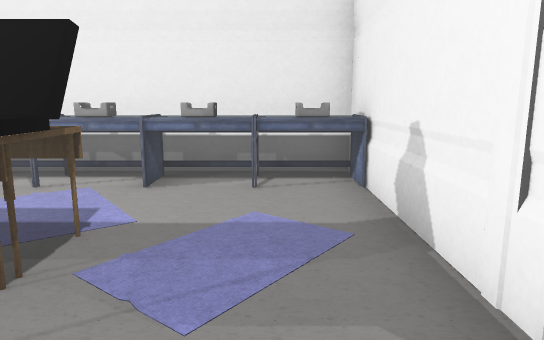
View 1 (above)

14 first-person views from a walk through a 3-D level made in the Unity game engine. The camera is 1.2 m above the floor, tilts 10° down and sees 70° across. The floor is counted in squares, 1 m on a side. Each view is taken from the middle of a square. On the plan, view 1 faces up. The plan holds only what a view shows up to about 15 squares ahead; the rest is blank. Some surface patterns are stand-ins.

View 2
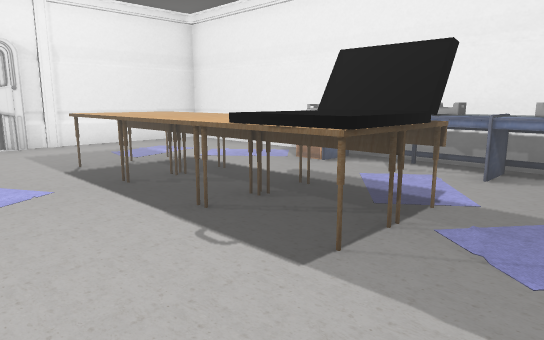

View 3
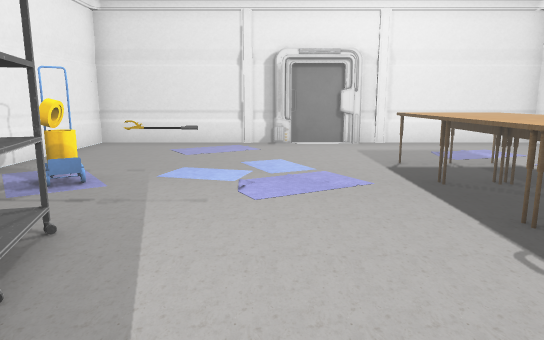

View 4
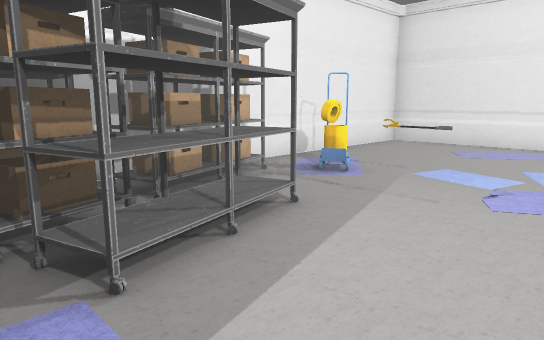

View 5
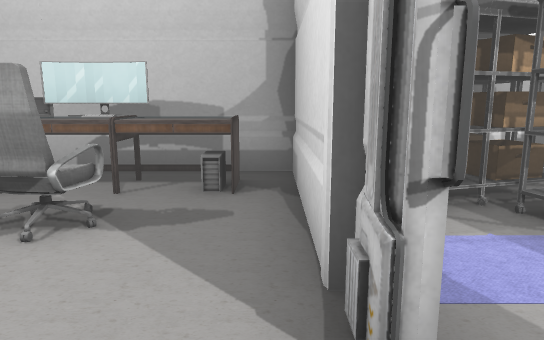

View 6
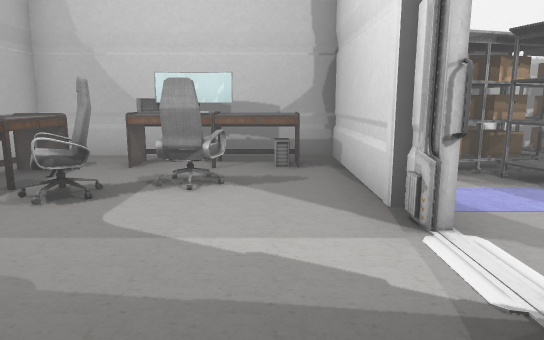

View 7
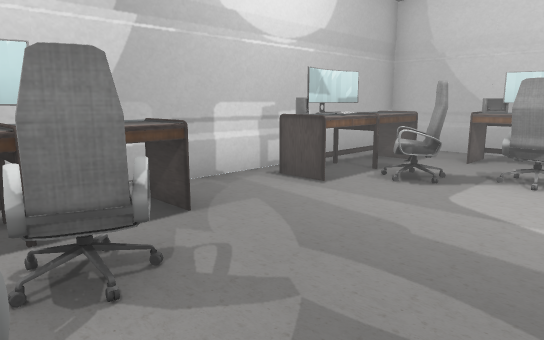

View 8
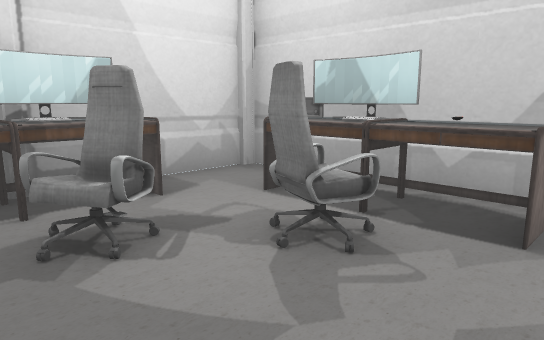

View 9
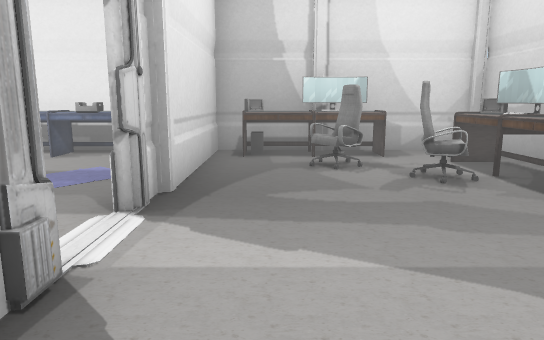

View 10
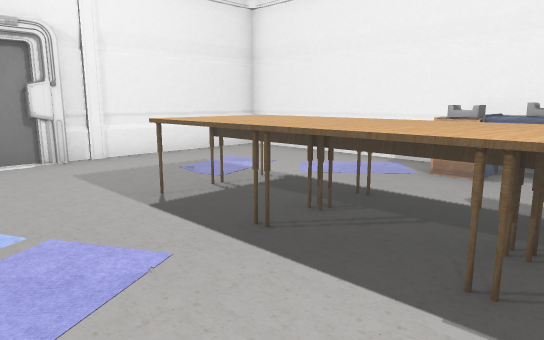

View 11
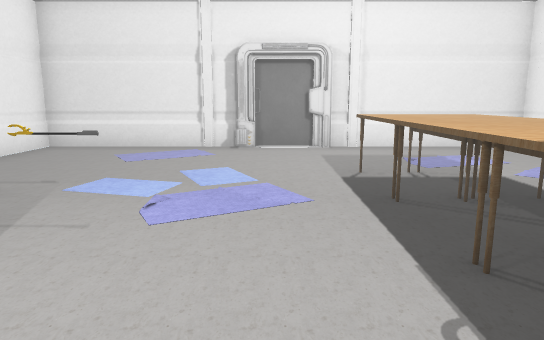

View 12
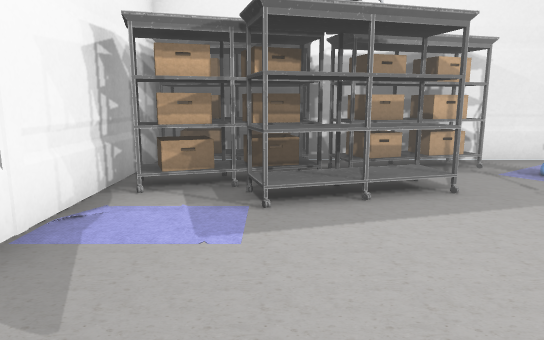

View 13
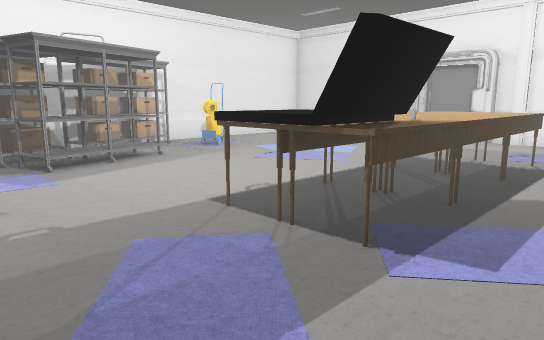

View 14
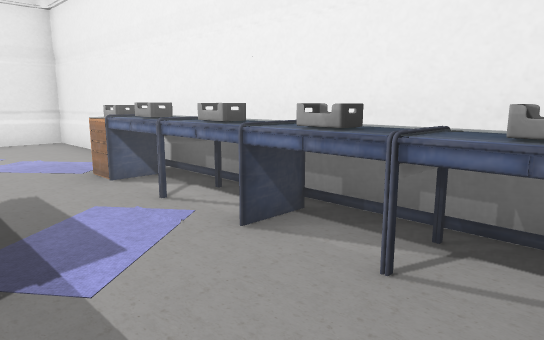

### Floor plan
Points are (right, up) in squares from view 1. A wall is a line through its corners. A room is listed if a view was taken in it or the views show most of it. See-through windows are left out.
Room 1 (views 1, 2, 3, 4, 5, 6, 7, 8, 9, 10, 11, 12, 13, 14)
walls: (-1.6, 2.9) (-2.5, 2.9) (-1.6, 2.9); (-1.6, 3.2) (-2.5, 3.2) (-1.6, 3.2); (-2.5, 3.3) (-1.6, 3.3) (-1.6, 1.5) (-2.5, 1.5) (-1.6, 1.5); (1.4, 2.6) (1.4, 5.2); (1.6, -1.5) (1.6, -5.7) (7.9, -5.7); (1.4, -2.2) (1.4, -1.6); (1.6, 5.5) (1.6, 2.4); (0.5, 6.7) (-10.5, 6.7); (-6.3, -4.1) (-5.7, -4.3); (-6.3, -4.2) (-5.5, -4.2); (-11.3, -0.4) (-11.3, -0.9); (-11.5, 1.2) (-11.5, -0.6); (-11.5, -0.9) (-11.5, -5.5); (-11.5, 6.4) (-11.5, 2.4); (-10.5, -6) (0.5, -6); (7.9, 6.7) (2.5, 6.7); (8.2, -5.4) (8.2, 6.8)
objects: other object (-12, -6) to (-11, -6); other object (-12, 7) to (-11, 7); other object (-11, -2); other object (-11, 2); table (-7, 2) to (-3, 3); other object (-6, -3) to (-6, -2); other object (-5, -5); drawers (-5, 5); other object (-5, 6); other object (-4, -5) to (-3, -5); other object (-4, 6); other object (-3, -4) to (-1, -3); other object (-3, 3); other object (-3, 6) to (-2, 6); other object (-2, -5) to (1, -5); other object (-1, -4) to (1, -3); other object (-1, 6); other object (0, 6) to (1, 6); other object (1, -6); other object (1, -1); other object (1, 0); other object (1, 2); other object (1, 7); other object (2, -1); other object (2, 2); other object (2, 6) to (5, 6); other object (2, 7); other object (3, -5) to (6, -4); chair (4, -3) to (5, -2); chair (4, 4) to (4, 5); other object (4, 7); chair (5, -2) to (6, -2); chair (6, 3); other object (7, -4) to (7, -1); other object (7, 2); other object (7, 3) to (7, 5)

Where each view was taken, in squares from view 1:
view 1: 0 up, 0 right, facing up
view 2: 1 down, 0 right, facing up-left
view 3: 1 down, 0 right, facing left
view 4: 0 up, 0 right, facing down-left
view 5: 1 up, 2 right, facing down
view 6: 3 up, 3 right, facing down
view 7: 4 up, 3 right, facing down-right
view 8: 1 up, 3 right, facing up-right
view 9: 3 down, 3 right, facing up
view 10: 1 down, 3 left, facing up-left
view 11: 0 up, 1 left, facing left
view 12: 2 up, 1 left, facing down
view 13: 5 up, 1 right, facing down-left
view 14: 3 up, 1 right, facing up-left
